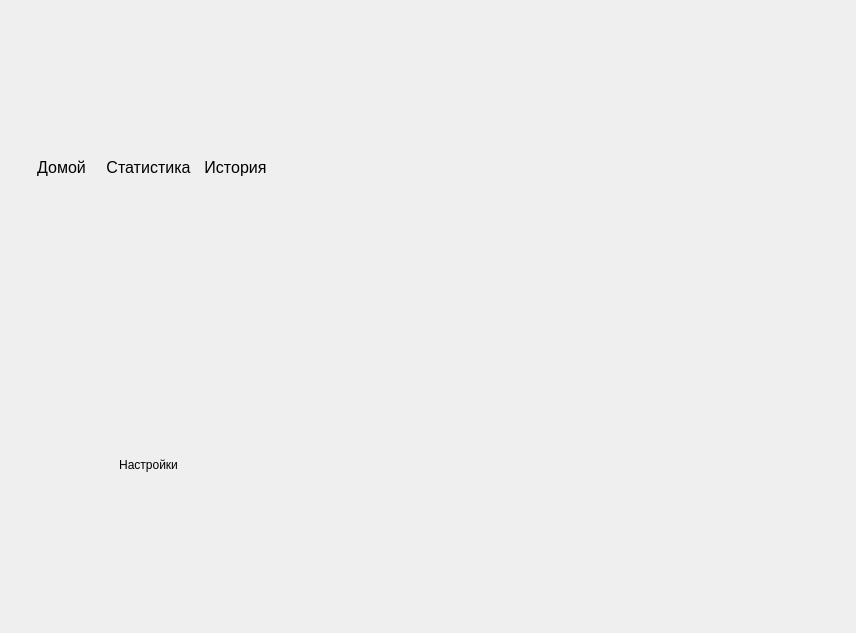
<?xml version="1.0" encoding="UTF-8"?>
<ui version="4.0">
 <class>MainWindow</class>
 <widget class="QMainWindow" name="MainWindow">
  <property name="geometry">
   <rect>
    <x>0</x>
    <y>0</y>
    <width>856</width>
    <height>633</height>
   </rect>
  </property>
  <property name="minimumSize">
   <size>
    <width>600</width>
    <height>225</height>
   </size>
  </property>
  <property name="windowTitle">
   <string>MainWindow</string>
  </property>
  <property name="styleSheet">
   <string notr="true"/>
  </property>
  <widget class="QWidget" name="centralwidget">
   <property name="sizePolicy">
    <sizepolicy hsizetype="Expanding" vsizetype="Expanding">
     <horstretch>0</horstretch>
     <verstretch>0</verstretch>
    </sizepolicy>
   </property>
   <widget class="QWidget" name="horizontalWidget" native="true">
    <property name="geometry">
     <rect>
      <x>10</x>
      <y>10</y>
      <width>831</width>
      <height>611</height>
     </rect>
    </property>
    <property name="sizePolicy">
     <sizepolicy hsizetype="Expanding" vsizetype="MinimumExpanding">
      <horstretch>0</horstretch>
      <verstretch>0</verstretch>
     </sizepolicy>
    </property>
    <property name="styleSheet">
     <string notr="true"/>
    </property>
    <layout class="QHBoxLayout" name="horizontalLayout" stretch="0,0,0">
     <property name="spacing">
      <number>0</number>
     </property>
     <property name="sizeConstraint">
      <enum>QLayout::SetDefaultConstraint</enum>
     </property>
     <item>
      <widget class="QWidget" name="leftWidget" native="true">
       <property name="styleSheet">
        <string notr="true">QPushButton{
border-radius: 0;
background: &quot;#CCC&quot;
}
QPushButton:hover{
background: &quot;#BBB&quot;
}
QPushButton:focus{
background: &quot;#BBB&quot;
}</string>
       </property>
       <layout class="QVBoxLayout" name="verticalLayout" stretch="0,0">
        <property name="spacing">
         <number>2</number>
        </property>
        <property name="sizeConstraint">
         <enum>QLayout::SetDefaultConstraint</enum>
        </property>
        <item>
         <layout class="QGridLayout" name="upLayout">
          <property name="horizontalSpacing">
           <number>2</number>
          </property>
          <property name="verticalSpacing">
           <number>0</number>
          </property>
          <item row="0" column="4">
           <widget class="QPushButton" name="historyButton">
            <property name="enabled">
             <bool>true</bool>
            </property>
            <property name="sizePolicy">
             <sizepolicy hsizetype="Preferred" vsizetype="Preferred">
              <horstretch>0</horstretch>
              <verstretch>0</verstretch>
             </sizepolicy>
            </property>
            <property name="font">
             <font>
              <pointsize>12</pointsize>
             </font>
            </property>
            <property name="text">
             <string>История</string>
            </property>
            <property name="autoDefault">
             <bool>false</bool>
            </property>
           </widget>
          </item>
          <item row="0" column="2">
           <widget class="QPushButton" name="statisticButton">
            <property name="sizePolicy">
             <sizepolicy hsizetype="Preferred" vsizetype="Preferred">
              <horstretch>0</horstretch>
              <verstretch>0</verstretch>
             </sizepolicy>
            </property>
            <property name="font">
             <font>
              <pointsize>12</pointsize>
             </font>
            </property>
            <property name="mouseTracking">
             <bool>true</bool>
            </property>
            <property name="text">
             <string>Статистика</string>
            </property>
            <property name="autoDefault">
             <bool>false</bool>
            </property>
            <property name="default">
             <bool>false</bool>
            </property>
            <property name="flat">
             <bool>false</bool>
            </property>
           </widget>
          </item>
          <item row="0" column="1">
           <widget class="QPushButton" name="homeButton">
            <property name="sizePolicy">
             <sizepolicy hsizetype="Preferred" vsizetype="Preferred">
              <horstretch>0</horstretch>
              <verstretch>0</verstretch>
             </sizepolicy>
            </property>
            <property name="font">
             <font>
              <pointsize>12</pointsize>
             </font>
            </property>
            <property name="text">
             <string>Домой</string>
            </property>
            <property name="autoDefault">
             <bool>false</bool>
            </property>
            <property name="default">
             <bool>false</bool>
            </property>
            <property name="flat">
             <bool>false</bool>
            </property>
           </widget>
          </item>
         </layout>
        </item>
        <item>
         <layout class="QVBoxLayout" name="bottomLayout">
          <property name="spacing">
           <number>0</number>
          </property>
          <item>
           <widget class="QPushButton" name="settingsButton">
            <property name="sizePolicy">
             <sizepolicy hsizetype="Minimum" vsizetype="Preferred">
              <horstretch>0</horstretch>
              <verstretch>0</verstretch>
             </sizepolicy>
            </property>
            <property name="text">
             <string>Настройки</string>
            </property>
           </widget>
          </item>
         </layout>
        </item>
       </layout>
      </widget>
     </item>
     <item>
      <widget class="QWidget" name="add_widget" native="true">
       <property name="sizePolicy">
        <sizepolicy hsizetype="Minimum" vsizetype="Minimum">
         <horstretch>0</horstretch>
         <verstretch>0</verstretch>
        </sizepolicy>
       </property>
       <property name="styleSheet">
        <string notr="true"/>
       </property>
      </widget>
     </item>
     <item>
      <widget class="QWidget" name="statictic_widget" native="true"/>
     </item>
    </layout>
   </widget>
  </widget>
 </widget>
 <tabstops>
  <tabstop>homeButton</tabstop>
  <tabstop>statisticButton</tabstop>
  <tabstop>historyButton</tabstop>
  <tabstop>settingsButton</tabstop>
 </tabstops>
 <resources/>
 <connections/>
 <designerdata>
  <property name="gridDeltaX">
   <number>10</number>
  </property>
  <property name="gridDeltaY">
   <number>10</number>
  </property>
  <property name="gridSnapX">
   <bool>true</bool>
  </property>
  <property name="gridSnapY">
   <bool>true</bool>
  </property>
  <property name="gridVisible">
   <bool>true</bool>
  </property>
 </designerdata>
</ui>
